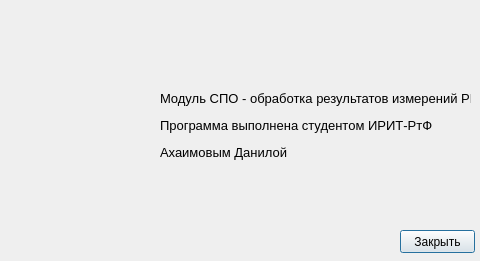
<?xml version="1.0" encoding="UTF-8"?>
<ui version="4.0">
 <class>about</class>
 <widget class="QDialog" name="about">
  <property name="geometry">
   <rect>
    <x>0</x>
    <y>0</y>
    <width>480</width>
    <height>261</height>
   </rect>
  </property>
  <property name="windowTitle">
   <string>О программе</string>
  </property>
  <widget class="QPushButton" name="pushButton">
   <property name="geometry">
    <rect>
     <x>400</x>
     <y>230</y>
     <width>75</width>
     <height>23</height>
    </rect>
   </property>
   <property name="text">
    <string>Закрыть</string>
   </property>
  </widget>
  <widget class="QLabel" name="label">
   <property name="geometry">
    <rect>
     <x>10</x>
     <y>50</y>
     <width>151</width>
     <height>141</height>
    </rect>
   </property>
   <property name="text">
    <string/>
   </property>
   <property name="pixmap">
    <pixmap resource="resources.qrc">:/res/img/ИРИТ_РтФ.png</pixmap>
   </property>
   <property name="scaledContents">
    <bool>true</bool>
   </property>
  </widget>
  <widget class="QLabel" name="label_2">
   <property name="geometry">
    <rect>
     <x>160</x>
     <y>60</y>
     <width>311</width>
     <height>131</height>
    </rect>
   </property>
   <property name="font">
    <font>
     <pointsize>10</pointsize>
    </font>
   </property>
   <property name="text">
    <string>&lt;html&gt;&lt;head/&gt;&lt;body&gt;&lt;p&gt;Модуль СПО - обработка результатов измерений РК&lt;/p&gt;&lt;p&gt;Программа выполнена студентом ИРИТ-РтФ&lt;/p&gt;&lt;p&gt;Ахаимовым Данилой&lt;/p&gt;&lt;/body&gt;&lt;/html&gt;</string>
   </property>
   <property name="textFormat">
    <enum>Qt::AutoText</enum>
   </property>
  </widget>
 </widget>
 <resources>
  <include location="resources.qrc"/>
 </resources>
 <connections/>
</ui>
